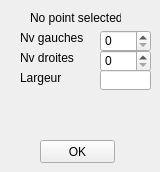
            <widget class="QWidget" name="page_7">
             <widget class="QPushButton" name="Edit_Local_PushOK">
              <property name="geometry">
               <rect>
                <x>40</x>
                <y>140</y>
                <width>75</width>
                <height>23</height>
               </rect>
              </property>
              <property name="text">
               <string>OK</string>
              </property>
             </widget>
             <widget class="QLabel" name="Edit_Local_LabelPoint">
              <property name="geometry">
               <rect>
                <x>30</x>
                <y>10</y>
                <width>91</width>
                <height>16</height>
               </rect>
              </property>
              <property name="text">
               <string>No point selected</string>
              </property>
             </widget>
             <widget class="QLabel" name="Edit_Local_LabelGauche">
              <property name="geometry">
               <rect>
                <x>20</x>
                <y>30</y>
                <width>71</width>
                <height>16</height>
               </rect>
              </property>
              <property name="text">
               <string>Nv gauches</string>
              </property>
             </widget>
             <widget class="QLabel" name="Edit_Local_LabelDroite">
              <property name="geometry">
               <rect>
                <x>20</x>
                <y>50</y>
                <width>71</width>
                <height>16</height>
               </rect>
              </property>
              <property name="text">
               <string>Nv droites</string>
              </property>
             </widget>
             <widget class="QLabel" name="Edit_Local_LabelLargeur">
              <property name="geometry">
               <rect>
                <x>20</x>
                <y>70</y>
                <width>71</width>
                <height>16</height>
               </rect>
              </property>
              <property name="text">
               <string>Largeur</string>
              </property>
             </widget>
             <widget class="QSpinBox" name="Edit_Local_SpinGauche">
              <property name="geometry">
               <rect>
                <x>100</x>
                <y>30</y>
                <width>51</width>
                <height>22</height>
               </rect>
              </property>
             </widget>
             <widget class="QSpinBox" name="Edit_Local_SpinDroite">
              <property name="geometry">
               <rect>
                <x>100</x>
                <y>50</y>
                <width>51</width>
                <height>22</height>
               </rect>
              </property>
             </widget>
             <widget class="QLineEdit" name="Edit_Local_EditLargeur">
              <property name="geometry">
               <rect>
                <x>100</x>
                <y>70</y>
                <width>51</width>
                <height>20</height>
               </rect>
              </property>
             </widget>
            </widget>
